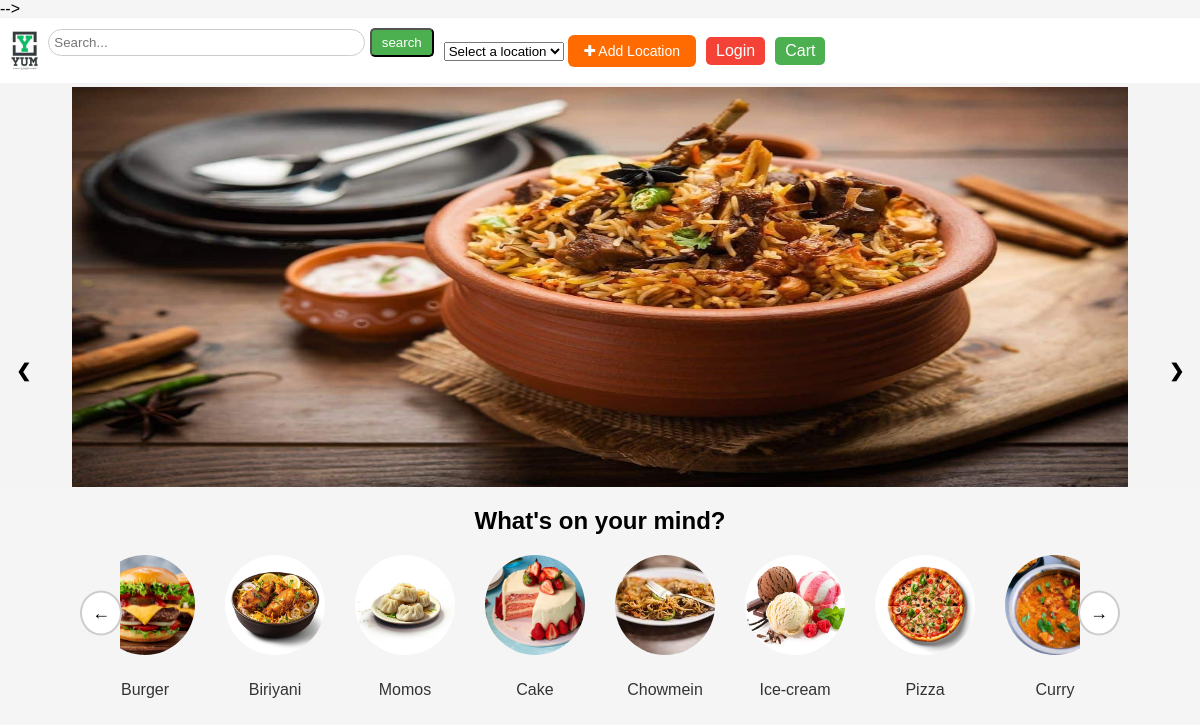
The page / on the database its author committed.
### home/models.py (models this page shows, shortened)
class FoodCategory(models.Model):
    food_type=models.CharField(max_length=100)
    category_image=models.ImageField(upload_to="img")

### home/views.py (the view)
# urls.py: 2. Add a URL to urlpatterns:  path('', views.home, name='home')
def home(request):
    queryset = FoodCategory.objects.all()
    if request.user.is_authenticated and request.user.role == 'customer':
        location_set = CustomerLocation.objects.filter(user=request.user)
        selected_location = request.session.get('customer_selected_location')
        logger.info(f"User {request.user.id} is authenticated. Selected location: {selected_location}")
    else:
        location_set = []
        selected_location = None
        logger.info("User is not authenticated or not a customer")
    restaurants = Restaurant.objects.all().values('restaurant_name', 'restaurant_location', 'latitude', 'longitude', 'restaurant_image')
    logger.info(f"Number of restaurants in database: {restaurants.count()}")
    context = {
        'foodcategory': queryset,
        'locations': location_set,
        'selected_location': selected_location,
        'selected_location_json': json.dumps(selected_location, cls=DecimalEncoder),
        'restaurants_json': json.dumps(list(restaurants), cls=DecimalEncoder)
    }
    return render(request, 'home.html', context)

### home/views.py (called while the page is built)
    def default(self, obj):
        if isinstance(obj, Decimal):
            return float(obj)
        return super().default(obj)

### home/templates/home.html (shortened to what this page needs)
{% load static %}
    {% include 'base.html' %}
    <link rel="stylesheet" href="{% static 'css/style.css' %}" />
<div class="slider-container">
  <div class="slider-images">
    <img src="{% static 'img/mutton-biriyani-recipe.jpeg' %}" alt="Food 1" />
  </div>
  <a class="prev" onclick="moveSlide(-1)">&#10094;</a>
  <a class="next" onclick="moveSlide(1)">&#10095;</a>
</div>
<div class="food-category">
  <h2>What's on your mind?</h2>
  <div class="food-items-wrapper">
    <button class="nav-button prev">&#8592;</button>
    <div class="food-items">
      {% for food in foodcategory %}
      <div class="food-item">
        <img src="{{food.category_image.url}}" alt="can't load image" />
        <p>{{ food.food_type }}</p>
      </div>
      {% endfor %}
    </div>
    <button class="nav-button next">&#8594;</button>
  </div>
</div>
</body>
</html>

### home/static/css/base.css (style rules this page uses)
body, nav, ul, li, a, img, input { margin: 0; padding: 0; box-sizing: border-box; }
body { background-color: #f5f5f5; font-family: Arial, sans-serif; }

### home/static/css/style.css (style rules this page uses)
body, nav, ul, li, a, img, input { margin: 0; padding: 0; box-sizing: border-box; }
body { background-color: #f5f5f5; font-family: Arial, sans-serif; }
.slider-container { padding-top: 0.3%; position: relative; max-width: 100%; height: 400px; margin: auto; overflow: hidden; background-color: #f4f4f4; }
.slider-images { display: flex; flex-direction: row; width: 300%; }
.slider-images img { margin-left: 2%; margin-right: 2%; width: 100%; height: 400px; }
.prev, .next { cursor: pointer; position: absolute; top: 70%; padding: 16px; margin-top: -22px; color: black; font-weight: bold; font-size: 18px; transition: 0.6s ease; border-radius: 0 3px 3px 0; user-select: none; }
.next { right: 0; border-radius: 3px 0 0 3px; }
.food-category { text-align: center; margin: 20px 0; }
.food-category h2 { font-size: 24px; font-weight: bold; margin-bottom: 20px; }
.food-items-wrapper { display: flex; justify-content: center; align-items: center; position: relative; max-width: 80%; margin: 0 auto; }
.food-items { display: flex; justify-content: center; align-items: center; overflow: hidden; position: relative; flex-grow: 1; }
.food-item { margin: 0 15px; text-align: center; }
.food-item img { width: 100px; height: 100px; border-radius: 50%; object-fit: cover; margin-bottom: 10px; }
.food-item p { font-size: 16px; color: #333; }
.nav-button { background-color: #fff; border: 2px solid #ccc; border-radius: 50%; padding: 10px; cursor: pointer; font-size: 18px; position: absolute; top: 50%; transform: translateY(-50%); z-index: 1; }
.nav-button.prev { left: -40px; }
.nav-button.next { right: -40px; }

### rows shown on the page
FoodCategory: category_image (picture), food_type "Burger"
FoodCategory: category_image (picture), food_type "Biriyani"
FoodCategory: category_image (picture), food_type "Momos"
FoodCategory: category_image (picture), food_type "Cake"
FoodCategory: category_image (picture), food_type "Chowmein"
FoodCategory: category_image (picture), food_type "Ice-cream"
FoodCategory: category_image (picture), food_type "Pizza"
FoodCategory: category_image (picture), food_type "Curry"
